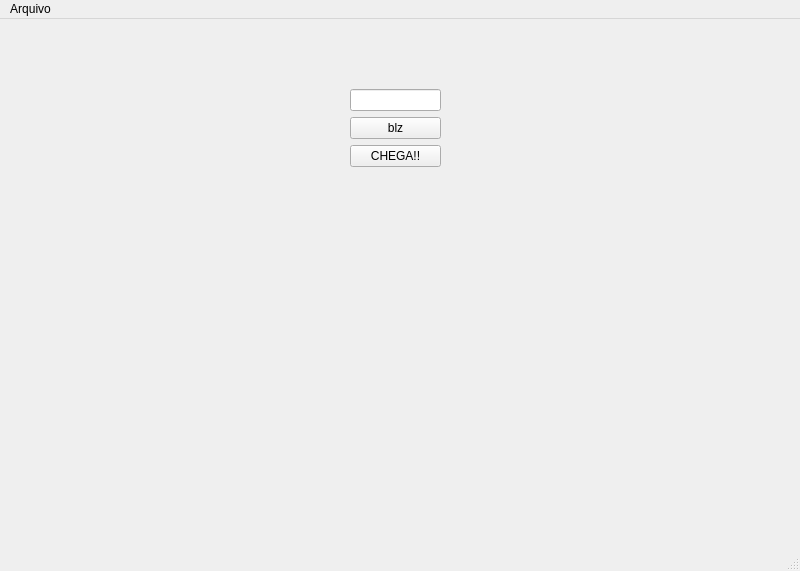
<?xml version="1.0" encoding="UTF-8"?>
<ui version="4.0">
 <class>MainWindow</class>
 <widget class="QMainWindow" name="MainWindow">
  <property name="geometry">
   <rect>
    <x>0</x>
    <y>0</y>
    <width>800</width>
    <height>571</height>
   </rect>
  </property>
  <property name="windowTitle">
   <string>MainWindow</string>
  </property>
  <widget class="QWidget" name="centralwidget">
   <widget class="QWidget" name="verticalLayoutWidget">
    <property name="geometry">
     <rect>
      <x>350</x>
      <y>70</y>
      <width>91</width>
      <height>128</height>
     </rect>
    </property>
    <layout class="QVBoxLayout" name="verticalLayout">
     <item>
      <widget class="QLineEdit" name="lineEdit"/>
     </item>
     <item>
      <widget class="QPushButton" name="pushButton">
       <property name="text">
        <string>blz</string>
       </property>
      </widget>
     </item>
     <item>
      <widget class="QPushButton" name="pushButton_2">
       <property name="text">
        <string>CHEGA!!</string>
       </property>
      </widget>
     </item>
     <item>
      <widget class="QLabel" name="label">
       <property name="font">
        <font>
         <pointsize>26</pointsize>
        </font>
       </property>
       <property name="text">
        <string/>
       </property>
      </widget>
     </item>
    </layout>
   </widget>
   <widget class="QLabel" name="label_2">
    <property name="geometry">
     <rect>
      <x>250</x>
      <y>210</y>
      <width>301</width>
      <height>71</height>
     </rect>
    </property>
    <property name="text">
     <string/>
    </property>
   </widget>
  </widget>
  <widget class="QMenuBar" name="menubar">
   <property name="geometry">
    <rect>
     <x>0</x>
     <y>0</y>
     <width>800</width>
     <height>21</height>
    </rect>
   </property>
   <widget class="QMenu" name="menuArquivo">
    <property name="title">
     <string>Arquivo</string>
    </property>
    <addaction name="actionSalvar"/>
    <addaction name="actionAbrir"/>
    <addaction name="actionNovo"/>
    <addaction name="actionSair"/>
   </widget>
   <addaction name="menuArquivo"/>
  </widget>
  <widget class="QStatusBar" name="statusbar"/>
  <action name="actionNovo">
   <property name="text">
    <string>Novo</string>
   </property>
  </action>
  <action name="actionSalvar">
   <property name="text">
    <string>Salvar</string>
   </property>
  </action>
  <action name="actionSair">
   <property name="text">
    <string>Sair</string>
   </property>
  </action>
  <action name="actionAbrir">
   <property name="text">
    <string>Abrir</string>
   </property>
  </action>
 </widget>
 <resources/>
 <connections/>
</ui>
